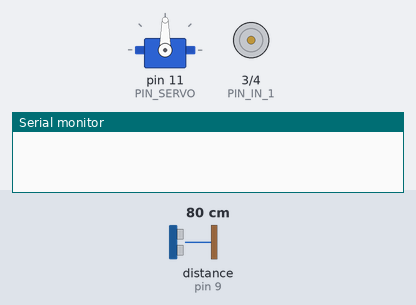
This sketch was run on a simulated Arduino Uno, built with avr-gcc and run on an emulated ATmega328P. On the bench: servo, motor-driver pin pairs drawn as motors (green arrow = first pin HIGH = forward, orange = second pin HIGH = backward, longer = more drive, scaled by the enable pin), the last lines printed to the serial monitor. Wiring (inferred from the names in the program): ultrasonic range finder: trigger pin 10; echo pin 9. The test bench sets the inputs (shaded band); at power-on: distance to the obstacle (sensor on pin 9) 80 cm. The echo pulse lasts 58.3 µs per cm.

Above: at 1.2 s.
1.3 s: distance to the obstacle (sensor on pin 9) set to 17 cm
2.8 s: distance to the obstacle (sensor on pin 9) set to 13 cm
At 3.2 s:
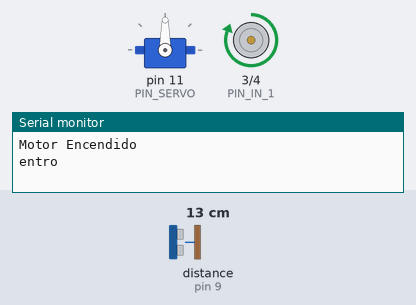
Timing chart, 0 to 5.8 s (numbered marks = the images above; inputs shaded):
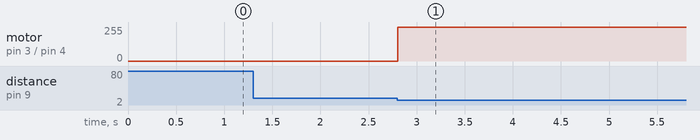

Measured:
- the behaviour switches between 16 and 15 cm on distance to the obstacle (sensor on pin 9) (found by bisection; images 0 and 1)
- after the input at 1.3 s, every drawn part: stays the same
- after the input at 2.8 s, motor on pin 3 (PIN_IN_1) / pin 4 (PIN_IN_2): stopped → forward 255/255 at once; servo on pin 11 (PIN_SERVO): stays 90° (without the input it goes to 89° after 7.2 s)

The sketch:

proyectoCat.ino
```cpp
/***************  Configuración  *****************************/
/*
 * Autor: Fuentes Claudio
 * Año 2022
 * Materia: Micrcontroladores II
 * Profesor: Alejo Giles
 * Carrera: Técnico Superior en Desarrollo de Software
 * Instituto: Ites (Instituto Tecnológico de Educación Superior)
 *
 * Descripción: El código es para el proyecto que se realizón en la maateria de
 * Robótica y Automatización Industrial dictada por el Profesor Gonzalez Nicolas.
 * El proyecto consta de un rodillo que debe actuar al detectar un elemento cercano
 * a una determinada distancia y detenerse al alejarse. A su vez el sensor de movimiento
 * tiene que hacer un barrido de 180° en ambas direcciones a partir de su punto medio.
 * Además debe tener una señal lumínica que indique la presencia del objeto en distintas direcciones.
 *
 * Actuadores: Motor cc, Servomotor, Led RGB, Sensor ultasónico.
 *
 */

#include <Servo.h>

Servo servo;

#define PIN_SERVO          11
#define PIN_LED_RED        6
#define PIN_LED_BLUE       7
#define PIN_LED_GREEN      8
#define PIN_MOTOR_ENABLE   5  //Pin 1 "Enable 1" L293D
#define PIN_IN_1           3  //Pin 2 "INPUT 1" L293D
#define PIN_IN_2           4  //Pin 9 "INPUT 2" L293D
#define TIEMPO_GIRO        5000  // tiempo de giro del motor en ms.
#define TIEMPO_INACTIVO    10000 // tiempo en que el motor se encuentra inactivo en ms.
#define DISTANCIA_SENSOR   15
//#define ANT_MILLIS_SERVO   0
//#define DELAY_SERVO        ((millis() -  ANT_MILLIS_SERVO) < 15)
#define ENCENDER_MOTOR(x)  digitalWrite(PIN_MOTOR_ENABLE, x)
#define SENTIDO_GIRO(a,b)  digitalWrite(PIN_IN_1, a);digitalWrite(PIN_IN_2, b);
#define LED_SERVO_OFF      digitalWrite(PIN_LED_GREEN, 0);digitalWrite(PIN_LED_BLUE, 0);
#define LED_SENSOR(x)      digitalWrite(PIN_LED_RED, x);
#define DEBUG(x)           Serial.println(x)

const int  EchoPin    = 9;
const int  TriggerPin = 10;
      int  posServo   = 90;
      bool detenido   = 0;
      bool estadoMotor = 1;
      bool estadoMotorAnt = 0;
      unsigned long antMillisGlobal = 0;
      bool estadoGiro = 0;
      int giroServo = 3;
      char a = 0;
      char b = 1;
      char led = 1;


void setup() {
  Serial.begin(9600);
  servo.attach(PIN_SERVO);
  pinMode(PIN_IN_1, OUTPUT);
  pinMode(PIN_IN_2, OUTPUT);
  pinMode(PIN_MOTOR_ENABLE, OUTPUT);
  pinMode(TriggerPin, OUTPUT);
  pinMode(EchoPin, INPUT);
  servo.writeMicroseconds(1500);
  servo.write(posServo);
}

/******************************** Funciones ************************************/

 void CtrlServo(void)
  {
  static unsigned char posServo_ant=0;

  if(posServo==posServo_ant) return;
  posServo_ant=posServo;

  servo.write(posServo);
 }

void EncenderMotor(){
 int cm = ping(TriggerPin, EchoPin);
 static unsigned long antMillisMotor =0;
 if((cm < DISTANCIA_SENSOR)&& estadoMotor && (millis() - antMillisMotor) > 150){
  antMillisMotor = millis();
  estadoMotor = 0;
  giroServo = 3;
  LED_SENSOR(1);
  estadoGiro = !estadoGiro;
  ENCENDER_MOTOR(1);
  DEBUG("Motor Encendido");
 }
}
void CtrlTiempo()
{
  if(!estadoMotor) return;

  if((millis() - antMillisGlobal) < TIEMPO_INACTIVO) return;
  antMillisGlobal = millis();
  DEBUG("GirarServo");
  giroServo = 0;
  led = 0;
}

void CtrlGiro(){
 static char estadoGiroAnt = 0;
 static unsigned long antMillis =0;

 if(estadoMotor) return;

 if((millis() - antMillis) < 500) return;
 antMillis = millis();


 if(estadoGiro == estadoGiroAnt) return;
 estadoGiro = estadoGiroAnt;
 DEBUG("entro");

 a=!a;
 b=!b;
 SENTIDO_GIRO(a,b);
}

void ApagarMotor(){
  int cm = ping(TriggerPin, EchoPin);
  static unsigned long antMillis =0;

  if(estadoMotor) return;

  if(cm < DISTANCIA_SENSOR)   antMillis=millis();

  if((millis() - antMillis) < TIEMPO_GIRO) return;
  antMillis = millis();
  DEBUG("apagarMotor");
  ENCENDER_MOTOR(0);
  estadoMotor = 1;
  LED_SENSOR(0);
}

int ping(int TriggerPin, int EchoPin) {
   long duration, distanceCm;

   digitalWrite(TriggerPin, LOW);  //para generar un pulso limpio ponemos a LOW 4us
   delayMicroseconds(4);
   digitalWrite(TriggerPin, HIGH);  //generamos Trigger (disparo) de 10us
   delayMicroseconds(10);
   digitalWrite(TriggerPin, LOW);

   duration = pulseIn(EchoPin, HIGH);  //medimos el tiempo entre pulsos, en microsegundos

   distanceCm = duration * 10 / 292/ 2;   //convertimos a distancia, en cm
   return distanceCm;
}


void BarridoServo(){
  static unsigned long antMillis=0;

  if ((millis() - antMillis) < 15) return;
  antMillis = millis();

  switch(giroServo){
    case 0      :  posServo--;  //de 90 a 0
                   if(posServo) return;
                   giroServo++;
    case 1      :  posServo++; //de 0 a 180
                   if(posServo<180) return;
                   giroServo++;
    case 2      :  posServo--; //de 180 a 90
                   if(posServo>90) return;
                   giroServo++;
                   break;
    case 3      :  posServo = 90;
                   antMillisGlobal = millis();
                   giroServo++;
                   LED_SERVO_OFF
                   led = 1;
                   break;
  }
}

void LedTest()
  {
  #define INTERVALO 250
  static int ledState=0;
  static unsigned long antMillis = 0;
  if(led) return;
  //Si no se cumple tal condicion, retorna
  if(millis() - antMillis < INTERVALO) return;
  antMillis = millis();

  ledState = !ledState;

  digitalWrite(PIN_LED_GREEN, !ledState);
  digitalWrite(PIN_LED_BLUE, ledState);
  }

/***************************** Main *************************************************/


void loop()
{
  EncenderMotor();
  ApagarMotor();
  BarridoServo();
  CtrlServo();
  CtrlGiro();
  CtrlTiempo();
  LedTest();
}
```
